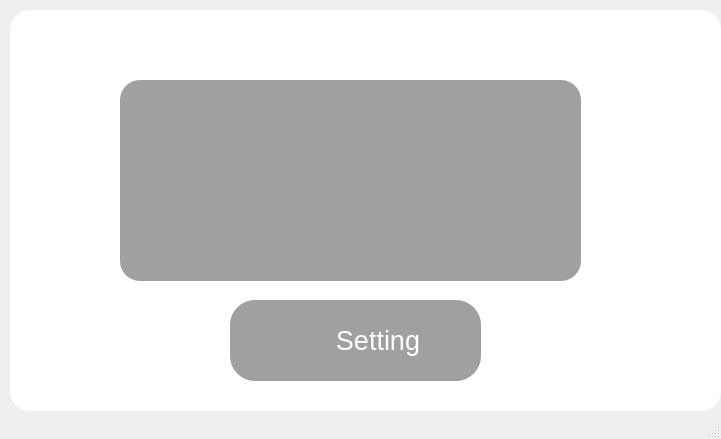
<?xml version="1.0" encoding="UTF-8"?>
<ui version="4.0">
 <class>MainWindow</class>
 <widget class="QMainWindow" name="MainWindow">
  <property name="geometry">
   <rect>
    <x>0</x>
    <y>0</y>
    <width>721</width>
    <height>439</height>
   </rect>
  </property>
  <property name="windowTitle">
   <string>MainWindow</string>
  </property>
  <widget class="QWidget" name="centralwidget">
   <widget class="QPushButton" name="Setting_button">
    <property name="geometry">
     <rect>
      <x>230</x>
      <y>300</y>
      <width>251</width>
      <height>81</height>
     </rect>
    </property>
    <property name="font">
     <font>
      <pointsize>20</pointsize>
     </font>
    </property>
    <property name="autoFillBackground">
     <bool>false</bool>
    </property>
    <property name="styleSheet">
     <string notr="true">QPushButton{
	color: white;
	background-color:  rgb(160, 160, 160);
	border-radius: 25px;
}
</string>
    </property>
    <property name="text">
     <string>      Setting</string>
    </property>
    <property name="iconSize">
     <size>
      <width>30</width>
      <height>30</height>
     </size>
    </property>
    <property name="autoRepeatDelay">
     <number>311</number>
    </property>
   </widget>
   <widget class="QLabel" name="label_3">
    <property name="geometry">
     <rect>
      <x>290</x>
      <y>320</y>
      <width>41</width>
      <height>41</height>
     </rect>
    </property>
    <property name="text">
     <string/>
    </property>
    <property name="pixmap">
     <pixmap>image/settings.png</pixmap>
    </property>
    <property name="scaledContents">
     <bool>true</bool>
    </property>
   </widget>
   <widget class="QLabel" name="label">
    <property name="geometry">
     <rect>
      <x>200</x>
      <y>60</y>
      <width>351</width>
      <height>231</height>
     </rect>
    </property>
    <property name="text">
     <string/>
    </property>
    <property name="pixmap">
     <pixmap>image/RSMLP.png</pixmap>
    </property>
   </widget>
   <widget class="QLabel" name="label_15">
    <property name="geometry">
     <rect>
      <x>10</x>
      <y>10</y>
      <width>711</width>
      <height>401</height>
     </rect>
    </property>
    <property name="styleSheet">
     <string notr="true">background-color:rgba(255,255,255,255);
border-radius:20px;
</string>
    </property>
    <property name="text">
     <string/>
    </property>
   </widget>
   <widget class="QLabel" name="label_2">
    <property name="geometry">
     <rect>
      <x>550</x>
      <y>220</y>
      <width>91</width>
      <height>81</height>
     </rect>
    </property>
    <property name="text">
     <string/>
    </property>
    <property name="pixmap">
     <pixmap>image/mouse.png</pixmap>
    </property>
    <property name="scaledContents">
     <bool>true</bool>
    </property>
    <property name="wordWrap">
     <bool>false</bool>
    </property>
    <property name="openExternalLinks">
     <bool>false</bool>
    </property>
   </widget>
   <widget class="QLabel" name="label_16">
    <property name="geometry">
     <rect>
      <x>120</x>
      <y>80</y>
      <width>461</width>
      <height>201</height>
     </rect>
    </property>
    <property name="styleSheet">
     <string notr="true">background-color:rgb(160,160,160);
border-radius:20px;</string>
    </property>
    <property name="text">
     <string/>
    </property>
   </widget>
   <zorder>label_15</zorder>
   <zorder>label_16</zorder>
   <zorder>Setting_button</zorder>
   <zorder>label_3</zorder>
   <zorder>label</zorder>
   <zorder>label_2</zorder>
  </widget>
  <widget class="QStatusBar" name="statusbar"/>
 </widget>
 <resources/>
 <connections/>
</ui>
